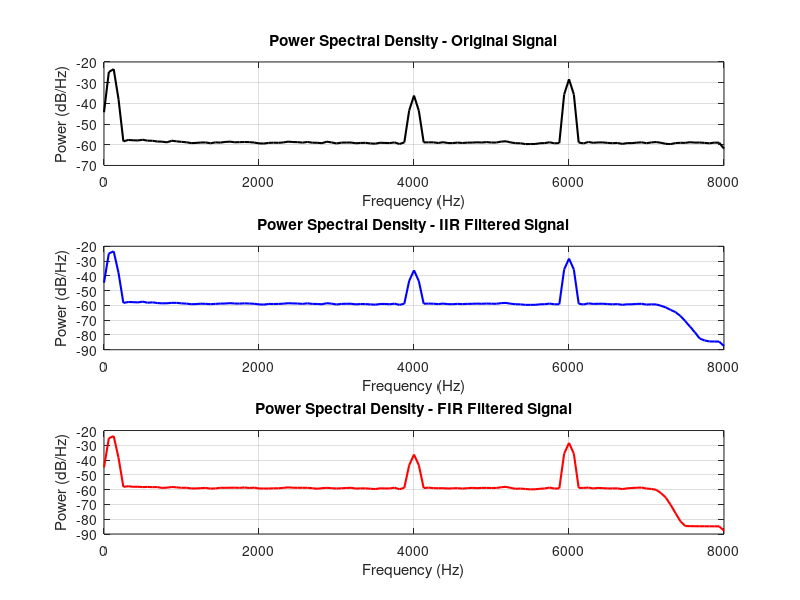
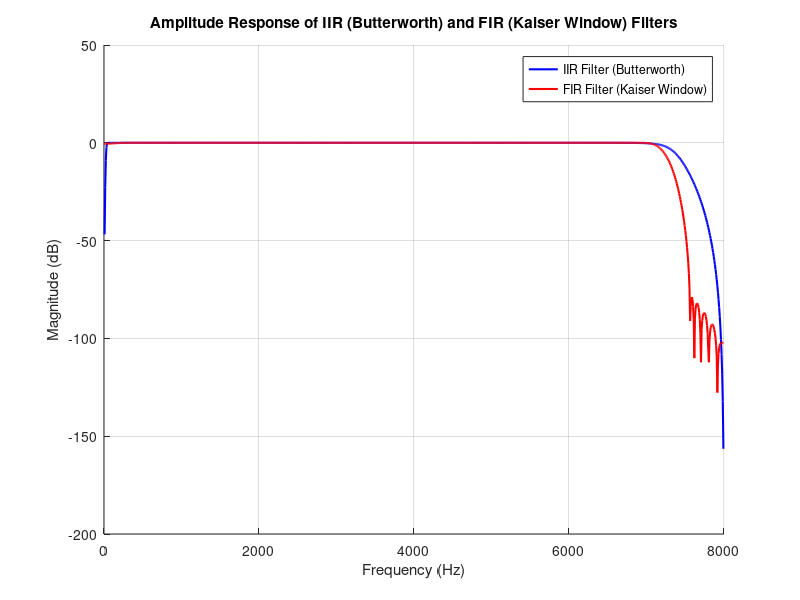

MATLAB code to generate these figures, in order:
function main()
    % Main function to execute filter design, signal creation, and plotting
    fs = 16000; % Sampling frequency
    N = 1024;   % Number of points for the frequency response
    duration = 2; % Duration of the signal in seconds

    % Design IIR filter
    [b_iir, a_iir, w, h] = designIIRFilter(fs, N, 30, 7300);

    % Design FIR filter
    [h_fir, W_fir, H_fir] = designFIRFilter(fs, N, 1, 7250, 128, 8);

    %% Notes about filter design:
    % 1. Low cutoff frequency for FIR filter (low_cutoff = 1 Hz):
    %    - Setting a low cutoff frequency in the range [1, 50 Hz] for FIR filters can result 
    %      in a longer transition (rise) time.
    %    - At 50 Hz, the filter's response may still be attenuating instead of reaching zero 
    %      in practice, the FIR filter reaches its full attenuation near 150 Hz.
    %    - For the IIR filter, low_cutoff_B = 30 Hz is chosen as the closest value to 50 Hz 
    %      while maintaining a faster rise time compared to the FIR filter.

    % 2. Kaiser window parameter (beta = 8):
    %    - The Kaiser window parameter beta controls the trade-off between the steepness 
    %      of the filter's transition band and the sidelobe attenuation in the stopband.
    %    - Beta = 8 is chosen as a balanced compromise to achieve sufficiently steep slope in the 
    %      passband and good attenuation of the sidelobes, minimizing interference from out-of-band signals or noise.

        % Create a test signal
    [t, signal] = createSignal(fs, duration);

    % Apply filters to the signal
    filtered_signal_iir = filter(b_iir, a_iir, signal); % IIR filtered signal
    filtered_signal_fir = filter(h_fir, 1, signal); % FIR filtered signal

    % Plot GWM (Power Spectral Density)
    plotPSD(signal, filtered_signal_iir, filtered_signal_fir, fs);

    % Plot Amplitude Response of IIR and FIR filters
    plotAmplitudeResponse(w, h, W_fir, H_fir);
end

function [t, signal] = createSignal(fs, duration)
    % Create a test signal with aliasing and white noise
    t = 0:1/fs:duration-1/fs; % Time vector
    
    % Signal with frequencies below and above Nyquist frequency
    signal_clean = sin(2*pi*100*t) + 0.5*sin(2*pi*6000*t) + 0.2*sin(2*pi*12000*t); %12000 - creating additional aliasing
    
    % Add white noise to the signal
    noise = 0.1 * randn(size(t));
    
    % Combine clean signal with noise
    signal = signal_clean + noise;
end

function [b, a, w, h] = designIIRFilter(fs, N, low_cutoff, high_cutoff)
    % Design IIR Butterworth filter and calculate its frequency response
    [b, a] = butter(4, [low_cutoff, high_cutoff] / (fs / 2));
    [h, w] = freqz(b, a, N, fs); % Frequency response of the IIR filter
end

function [h_fir, W_fir, H_fir] = designFIRFilter(fs, N, low_cutoff, high_cutoff, order, beta)
    % Design FIR filter using a Kaiser window and calculate its frequency response
    h_fir = fir1(order, [low_cutoff, high_cutoff] / (fs / 2), kaiser(order + 1, beta));
    [H_fir, W_fir] = freqz(h_fir, 1, N, fs); % Frequency response of the FIR filter
end

function plotPSD(original, filtered_iir, filtered_fir, fs)
    % Plot Power Spectral Density (PSD) of original and filtered signals
    figure;

    % Calculate and plot PSD of the original signal
    subplot(3, 1, 1);
    [Pxx, F] = pwelch(original, [], [], [], fs);
    plot(F, 10*log10(Pxx), 'k', 'LineWidth', 1.5);
    title('Power Spectral Density - Original Signal');
    xlabel('Frequency (Hz)');
    ylabel('Power (dB/Hz)');
    grid on;

    % Calculate and plot PSD of the IIR-filtered signal
    subplot(3, 1, 2);
    [Pxx_iir, F_iir] = pwelch(filtered_iir, [], [], [], fs);
    plot(F_iir, 10*log10(Pxx_iir), 'b', 'LineWidth', 1.5);
    title('Power Spectral Density - IIR Filtered Signal');
    xlabel('Frequency (Hz)');
    ylabel('Power (dB/Hz)');
    grid on;

    % Calculate and plot PSD of the FIR-filtered signal
    subplot(3, 1, 3);
    [Pxx_fir, F_fir] = pwelch(filtered_fir, [], [], [], fs);
    plot(F_fir, 10*log10(Pxx_fir), 'r', 'LineWidth', 1.5);
    title('Power Spectral Density - FIR Filtered Signal');
    xlabel('Frequency (Hz)');
    ylabel('Power (dB/Hz)');
    grid on;
end

function plotAmplitudeResponse(w, h, W_fir, H_fir)
    % Plot the amplitude response of IIR (Butterworth) and FIR (Kaiser Window) filters
    figure;
    hold on;
    plot(w, 20 * log10(abs(h)), 'b', 'LineWidth', 1.5); % IIR filter in blue
    plot(W_fir, 20 * log10(abs(H_fir)), 'r', 'LineWidth', 1.5); % FIR filter in red
    hold off;
    title('Amplitude Response of IIR (Butterworth) and FIR (Kaiser Window) Filters');
    xlabel('Frequency (Hz)');
    ylabel('Magnitude (dB)');
    legend('IIR Filter (Butterworth)', 'FIR Filter (Kaiser Window)');
    grid on;
end